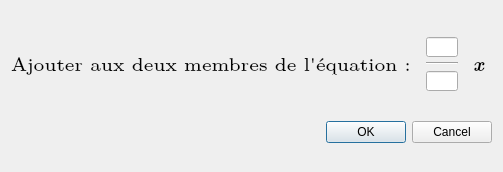
<?xml version="1.0" encoding="UTF-8"?>
<ui version="4.0">
 <class>operation</class>
 <widget class="QDialog" name="operation">
  <property name="geometry">
   <rect>
    <x>0</x>
    <y>0</y>
    <width>503</width>
    <height>172</height>
   </rect>
  </property>
  <property name="windowTitle">
   <string>Dialog</string>
  </property>
  <layout class="QGridLayout" name="gridLayout">
   <item row="0" column="2">
    <widget class="QLabel" name="x">
     <property name="enabled">
      <bool>true</bool>
     </property>
     <property name="font">
      <font>
       <family>Latin Modern Roman</family>
       <pointsize>14</pointsize>
       <weight>75</weight>
       <italic>true</italic>
       <bold>true</bold>
      </font>
     </property>
     <property name="text">
      <string>x</string>
     </property>
    </widget>
   </item>
   <item row="0" column="1">
    <widget class="QWidget" name="value" native="true">
     <property name="minimumSize">
      <size>
       <width>0</width>
       <height>50</height>
      </size>
     </property>
     <property name="maximumSize">
      <size>
       <width>50</width>
       <height>70</height>
      </size>
     </property>
     <layout class="QVBoxLayout" name="verticalLayout">
      <item>
       <widget class="QLineEdit" name="numerator">
        <property name="minimumSize">
         <size>
          <width>0</width>
          <height>20</height>
         </size>
        </property>
       </widget>
      </item>
      <item>
       <widget class="Line" name="fraction_line">
        <property name="orientation">
         <enum>Qt::Horizontal</enum>
        </property>
       </widget>
      </item>
      <item>
       <widget class="QLineEdit" name="denominator">
        <property name="minimumSize">
         <size>
          <width>0</width>
          <height>20</height>
         </size>
        </property>
       </widget>
      </item>
     </layout>
    </widget>
   </item>
   <item row="2" column="0" colspan="3">
    <widget class="QDialogButtonBox" name="buttonBox">
     <property name="orientation">
      <enum>Qt::Horizontal</enum>
     </property>
     <property name="standardButtons">
      <set>QDialogButtonBox::Cancel|QDialogButtonBox::Ok</set>
     </property>
    </widget>
   </item>
   <item row="0" column="0">
    <widget class="QLabel" name="text">
     <property name="font">
      <font>
       <family>Latin Modern Roman</family>
       <pointsize>14</pointsize>
      </font>
     </property>
     <property name="text">
      <string>Ajouter aux deux membres de l'équation :</string>
     </property>
    </widget>
   </item>
  </layout>
 </widget>
 <resources>
  <include location="resources.qrc"/>
 </resources>
 <connections>
  <connection>
   <sender>buttonBox</sender>
   <signal>accepted()</signal>
   <receiver>operation</receiver>
   <slot>accept()</slot>
   <hints>
    <hint type="sourcelabel">
     <x>531</x>
     <y>86</y>
    </hint>
    <hint type="destinationlabel">
     <x>157</x>
     <y>274</y>
    </hint>
   </hints>
  </connection>
  <connection>
   <sender>buttonBox</sender>
   <signal>rejected()</signal>
   <receiver>operation</receiver>
   <slot>reject()</slot>
   <hints>
    <hint type="sourcelabel">
     <x>531</x>
     <y>86</y>
    </hint>
    <hint type="destinationlabel">
     <x>286</x>
     <y>274</y>
    </hint>
   </hints>
  </connection>
  <connection>
   <sender>buttonBox</sender>
   <signal>rejected()</signal>
   <receiver>numerator</receiver>
   <slot>clear()</slot>
   <hints>
    <hint type="sourcelabel">
     <x>448</x>
     <y>75</y>
    </hint>
    <hint type="destinationlabel">
     <x>390</x>
     <y>45</y>
    </hint>
   </hints>
  </connection>
  <connection>
   <sender>buttonBox</sender>
   <signal>rejected()</signal>
   <receiver>denominator</receiver>
   <slot>clear()</slot>
   <hints>
    <hint type="sourcelabel">
     <x>251</x>
     <y>132</y>
    </hint>
    <hint type="destinationlabel">
     <x>390</x>
     <y>79</y>
    </hint>
   </hints>
  </connection>
 </connections>
</ui>
